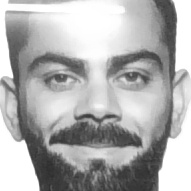
#> input picture HandTrackingProject/dataset/1/1.jpg, 191 x 191 px, given in place of the camera
$ python test.py
#> lines starting #> are read from the running program, lines starting #| are printed output that depends on the picture; after the words box and inside, x2 and y2 are one past the last pixel; in counts of white or black regions, pixels touching at a corner belong together
import cv2
import numpy as np
import os
import PIL as Image

def create_user(f_id, name):
#> called with f_id = 1, name = 'Pepcoding'
    web = cv2.VideoCapture(0)
    web.set(3, 640)
    web.set(4, 480)

    faces = cv2.CascadeClassifier(cv2.data.haarcascades + "haarcascade_frontalface_default.xml")
    f_dir = 'dataset'
    path = os.path.join(f_dir, name)

    if not os.path.isdir(path):
        os.makedirs(path)

    counter = 0

    while True:
        ret, img = web.read()
#> img is the input picture: shape (191, 191, 3); min 46, max 255, mean 175
        if not ret:
            break

        img = cv2.flip(img, 1)
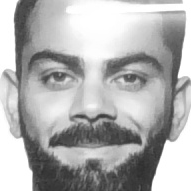
#> img: shape (191, 191, 3); min 46, max 255, mean 175
        gray = cv2.cvtColor(img, cv2.COLOR_BGR2GRAY)

        multi_face = faces.detectMultiScale(gray, 1.3, 5)
#> multi_face = [[14, 18, 151, 151]]

        for (x, y, w, h) in multi_face:
            cv2.rectangle(img, (x, y), (x+w, y+h), (255, 0, 0), 2)

            counter += 1

            face = gray[y:y+h, x:x+w]
            face = cv2.resize(face, (200, 200))

            cv2.imwrite(f"{path}/{name}.{f_id}.{counter}.jpg", face)
#> this loop made 1 pass
#> (x, y, w, h, counter) on pass 1: (14, 18, 151, 151, 1)
#> pass 1, in create_user, `face = gray[y:y+h, x:x+w]`:
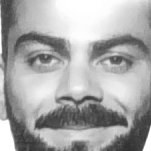
#> face: shape (151, 151); min 46, max 255, mean 168.5
#> after the loop:
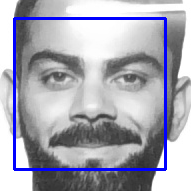
#> img: shape (191, 191, 3); 4.96% of pixels changed, all inside (x1, y1, x2, y2) = (13, 17, 167, 171)
#> after the loop, counter = 1

        cv2.imshow("Image", img)

        k = cv2.waitKey(100) & 0xff
#> (key Esc is pressed here)

        if k == 27:
            break
        elif counter >= 40:
            break

    web.release()
    cv2.destroyAllWindows()

create_user(1,"Pepcoding")
